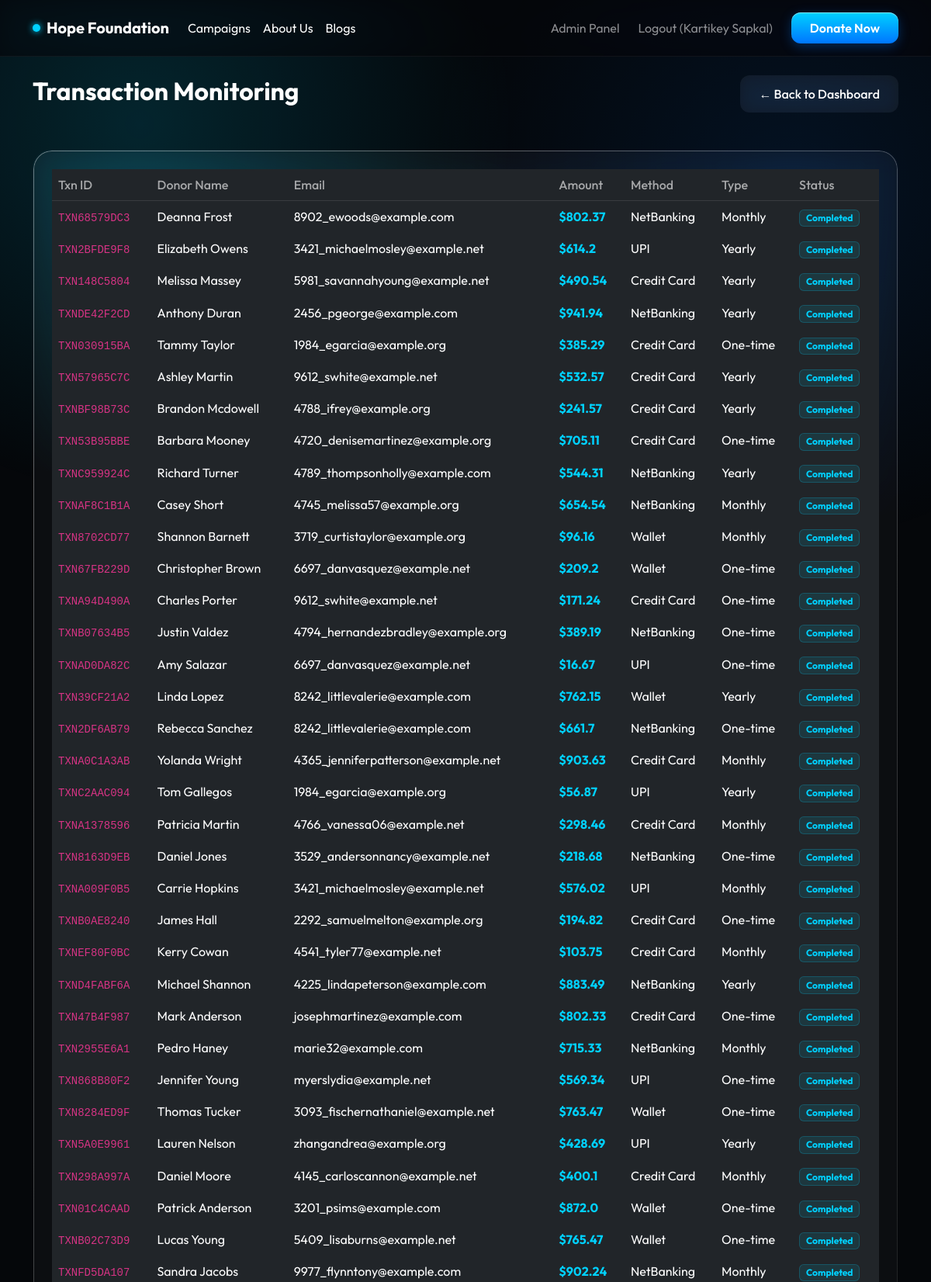
/admin/transactions (signed in, upper part), run on the app's committed database.
### models.py (models this page shows)
class Donation(db.Model):
    id = db.Column(db.Integer, primary_key=True)
    user_id = db.Column(db.Integer, db.ForeignKey('user.id'), nullable=True)
    campaign_id = db.Column(db.Integer, db.ForeignKey('campaign.id'), nullable=True)
    full_name = db.Column(db.String(100), nullable=False)
    email = db.Column(db.String(100), nullable=False)
    amount = db.Column(db.Float, nullable=False)
    donation_type = db.Column(db.String(50), default='One-time')
    payment_method = db.Column(db.String(50), nullable=False)
    transaction_id = db.Column(db.String(100), unique=True, nullable=False)
    status = db.Column(db.String(20), default='Completed')
    created_at = db.Column(db.DateTime, default=datetime.utcnow)
    user = db.relationship('User', backref=db.backref('donations', lazy='dynamic'))
    campaign = db.relationship('Campaign', backref=db.backref('donations', lazy='dynamic'))

### routes/admin.py (the view)
    @app.route('/admin/transactions')
    @admin_required
    def admin_transactions():
        page = request.args.get('page', 1, type=int)
        transactions = Donation.query.order_by(Donation.created_at.desc()).paginate(page=page, per_page=50)
        return render_template('admin_transactions.html', transactions=transactions.items, pagination=transactions)

### utils.py (called while the page is built)
def admin_required(f):
    @wraps(f)
    def decorated_function(*args, **kwargs):
        if 'user_id' not in session or not session.get('is_admin'):
            flash('Administrator access required.', 'danger')
            return redirect(url_for('index'))
        return f(*args, **kwargs)
    return decorated_function

### templates/admin_transactions.html (shortened to what this page needs)
{% extends "base.html" %}
{% block content %}
<div class="d-flex justify-content-between align-items-center mb-5 mt-4">
    <h2 class="fw-bold text-white">Transaction Monitoring</h2>
    <a href="{{ url_for('admin_dashboard') }}" class="btn btn-outline-glossy border-0">&larr; Back to Dashboard</a>
</div>
<div class="glossy-card p-4">
    <div class="table-responsive">
        <table class="table table-dark table-borderless table-hover mb-0">
            <thead style="border-bottom: 1px solid rgba(255,255,255,0.1);">
                <tr>
                    <th class="text-muted fw-medium">Txn ID</th>
                    <th class="text-muted fw-medium">Donor Name</th>
                    <th class="text-muted fw-medium">Email</th>
                    <th class="text-muted fw-medium">Amount</th>
                    <th class="text-muted fw-medium">Method</th>
                    <th class="text-muted fw-medium">Type</th>
                    <th class="text-muted fw-medium">Status</th>
                </tr>
            </thead>
            <tbody>
                {% for t in transactions %}
                <tr>
                    <td class="text-muted"><code>{{ t.transaction_id }}</code></td>
                    <td class="text-white">{{ t.full_name }}</td>
                    <td>{{ t.email }}</td>
                    <td class="fw-bold" style="color: var(--accent-blue);">${{ t.amount }}</td>
                    <td>{{ t.payment_method }}</td>
                    <td>{{ t.donation_type }}</td>
                    <td>
                        <span class="badge" style="background: rgba(0, 209, 255, 0.1); color: var(--accent-blue); border: 1px solid rgba(0, 209, 255, 0.2);">{{ t.status }}</span>
                    </td>
                </tr>
                {% endfor %}
            </tbody>
        </table>
    </div>
</div>
{% endblock %}

### templates/base.html (style rules this page uses)
:root { --bg-navy: #05070A; --accent-blue: #00D1FF; --accent-dark: #0076FF; --text-primary: #ffffff; --text-muted: rgba(255, 255, 255, 0.6); }
body { background-color: var(--bg-navy); color: var(--text-primary); font-family: 'Outfit', sans-serif; position: relative; overflow-x: hidden; animation: pageLoad 0.4s ease-out forwards; min-height: 100vh; }
body::before { content: ''; position: fixed; top: 0; left: 0; width: 100vw; height: 100vh; background: radial-gradient(circle at 15% 20%, rgba(0, 209, 255, 0.15), transparent 40%), radial-gradient(circle at 85% 30%, rgba(0, 118, 255, 0.1), transparent 40%), radial-gradient(circle at 50% 80%, rgba(0, 209, 255, 0.1), transparent 50%); z-index: -1; pointer-events: none; }
.glossy-card { background: rgba(255, 255, 255, 0.03); backdrop-filter: blur(20px); -webkit-backdrop-filter: blur(20px); border: 1px solid transparent; background-clip: padding-box; position: relative; border-radius: 24px; }
.glossy-card::before { content: ""; position: absolute; top: 0; left: 0; right: 0; bottom: 0; border-radius: inherit; padding: 1px; background: linear-gradient(135deg, rgba(255,255,255,0.4), transparent); -webkit-mask: linear-gradient(#fff 0 0) content-box, linear-gradient(#fff 0 0); -webkit-mask-composite: xor; mask-composite: exclude; pointer-events: none; }
.btn-outline-glossy { background: rgba(255, 255, 255, 0.05); border: 1px solid rgba(255, 255, 255, 0.2); color: #fff; border-radius: 12px; backdrop-filter: blur(10px); padding: 0.75rem 1.5rem; font-weight: 500; transition: all 0.3s ease; }
.text-muted { color: var(--text-muted) !important; }

### data on the page
Donation: transaction_id "TXN68579DC3", full_name "Deanna Frost", email "8902_ewoods@example.com", amount "802.37", payment_method "NetBanking", donation_type "Monthly", status "Completed"
Donation: transaction_id "TXN2BFDE9F8", full_name "Elizabeth Owens", email "3421_michaelmosley@example.net", amount "614.2", payment_method "UPI", donation_type "Yearly", status "Completed"
Donation: transaction_id "TXN148C5804", full_name "Melissa Massey", email "5981_savannahyoung@example.net", amount "490.54", payment_method "Credit Card", donation_type "Yearly", status "Completed"
Donation: transaction_id "TXNDE42F2CD", full_name "Anthony Duran", email "2456_pgeorge@example.com", amount "941.94", payment_method "NetBanking", donation_type "Yearly", status "Completed"
Donation: transaction_id "TXN030915BA", full_name "Tammy Taylor", email "1984_egarcia@example.org", amount "385.29", payment_method "Credit Card", donation_type "One-time", status "Completed"
Donation: transaction_id "TXN57965C7C", full_name "Ashley Martin", email "9612_swhite@example.net", amount "532.57", payment_method "Credit Card", donation_type "Yearly", status "Completed"
Donation: transaction_id "TXNBF98B73C", full_name "Brandon Mcdowell", email "4788_ifrey@example.org", amount "241.57", payment_method "Credit Card", donation_type "Yearly", status "Completed"
Donation: transaction_id "TXN53B95BBE", full_name "Barbara Mooney", email "4720_denisemartinez@example.org", amount "705.11", payment_method "Credit Card", donation_type "One-time", status "Completed"
Donation: transaction_id "TXNC959924C", full_name "Richard Turner", email "4789_thompsonholly@example.com", amount "544.31", payment_method "NetBanking", donation_type "Yearly", status "Completed"
Donation: transaction_id "TXNAF8C1B1A", full_name "Casey Short", email "4745_melissa57@example.org", amount "654.54", payment_method "NetBanking", donation_type "Monthly", status "Completed"
Donation: transaction_id "TXN8702CD77", full_name "Shannon Barnett", email "3719_curtistaylor@example.org", amount "96.16", payment_method "Wallet", donation_type "Monthly", status "Completed"
Donation: transaction_id "TXN67FB229D", full_name "Christopher Brown", email "6697_danvasquez@example.net", amount "209.2", payment_method "Wallet", donation_type "One-time", status "Completed"
Donation: transaction_id "TXNA94D490A", full_name "Charles Porter", email "9612_swhite@example.net", amount "171.24", payment_method "Credit Card", donation_type "One-time", status "Completed"
Donation: transaction_id "TXNB07634B5", full_name "Justin Valdez", email "4794_hernandezbradley@example.org", amount "389.19", payment_method "NetBanking", donation_type "One-time", status "Completed"
Donation: transaction_id "TXNAD0DA82C", full_name "Amy Salazar", email "6697_danvasquez@example.net", amount "16.67", payment_method "UPI", donation_type "One-time", status "Completed"
Donation: transaction_id "TXN39CF21A2", full_name "Linda Lopez", email "8242_littlevalerie@example.com", amount "762.15", payment_method "Wallet", donation_type "Yearly", status "Completed"
Donation: transaction_id "TXN2DF6AB79", full_name "Rebecca Sanchez", email "8242_littlevalerie@example.com", amount "661.7", payment_method "NetBanking", donation_type "One-time", status "Completed"
Donation: transaction_id "TXNA0C1A3AB", full_name "Yolanda Wright", email "4365_jenniferpatterson@example.net", amount "903.63", payment_method "Credit Card", donation_type "Monthly", status "Completed"
Donation: transaction_id "TXNC2AAC094", full_name "Tom Gallegos", email "1984_egarcia@example.org", amount "56.87", payment_method "UPI", donation_type "Yearly", status "Completed"
Donation: transaction_id "TXNA1378596", full_name "Patricia Martin", email "4766_vanessa06@example.net", amount "298.46", payment_method "Credit Card", donation_type "Monthly", status "Completed"
Donation: transaction_id "TXN8163D9EB", full_name "Daniel Jones", email "3529_andersonnancy@example.net", amount "218.68", payment_method "NetBanking", donation_type "One-time", status "Completed"
Donation: transaction_id "TXNA009F0B5", full_name "Carrie Hopkins", email "3421_michaelmosley@example.net", amount "576.02", payment_method "UPI", donation_type "Monthly", status "Completed"
Donation: transaction_id "TXNB0AE8240", full_name "James Hall", email "2292_samuelmelton@example.org", amount "194.82", payment_method "Credit Card", donation_type "One-time", status "Completed"
Donation: transaction_id "TXNEF80F0BC", full_name "Kerry Cowan", email "4541_tyler77@example.net", amount "103.75", payment_method "Credit Card", donation_type "Monthly", status "Completed"
Donation: transaction_id "TXND4FABF6A", full_name "Michael Shannon", email "4225_lindapeterson@example.com", amount "883.49", payment_method "NetBanking", donation_type "Yearly", status "Completed"
Donation: transaction_id "TXN47B4F987", full_name "Mark Anderson", email "josephmartinez@example.com", amount "802.33", payment_method "Credit Card", donation_type "One-time", status "Completed"
Donation: transaction_id "TXN2955E6A1", full_name "Pedro Haney", email "marie32@example.com", amount "715.33", payment_method "NetBanking", donation_type "Monthly", status "Completed"
Donation: transaction_id "TXN868B80F2", full_name "Jennifer Young", email "myerslydia@example.net", amount "569.34", payment_method "UPI", donation_type "One-time", status "Completed"
Donation: transaction_id "TXN8284ED9F", full_name "Thomas Tucker", email "3093_fischernathaniel@example.net", amount "763.47", payment_method "Wallet", donation_type "One-time", status "Completed"
Donation: transaction_id "TXN5A0E9961", full_name "Lauren Nelson", email "zhangandrea@example.org", amount "428.69", payment_method "UPI", donation_type "Yearly", status "Completed"
Donation: transaction_id "TXN298A997A", full_name "Daniel Moore", email "4145_carloscannon@example.net", amount "400.1", payment_method "Credit Card", donation_type "Monthly", status "Completed"
Donation: transaction_id "TXN01C4CAAD", full_name "Patrick Anderson", email "3201_psims@example.com", amount "872.0", payment_method "Wallet", donation_type "One-time", status "Completed"
Donation: transaction_id "TXNB02C73D9", full_name "Lucas Young", email "5409_lisaburns@example.net", amount "765.47", payment_method "Wallet", donation_type "One-time", status "Completed"
Donation: transaction_id "TXNFD5DA107", full_name "Sandra Jacobs", email "9977_flynntony@example.com", amount "902.24", payment_method "NetBanking", donation_type "Monthly", status "Completed"

### other printed values
{{ session.get('username') }} "Kartikey Sapkal"
